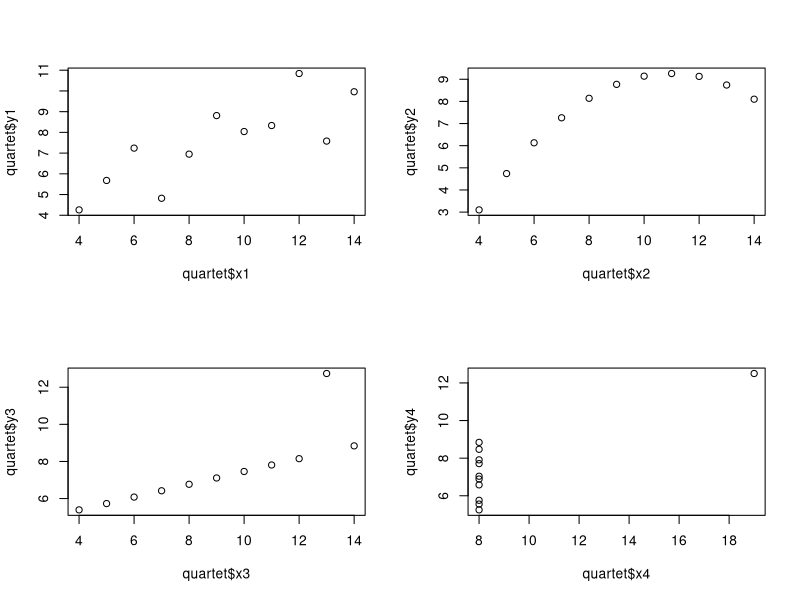
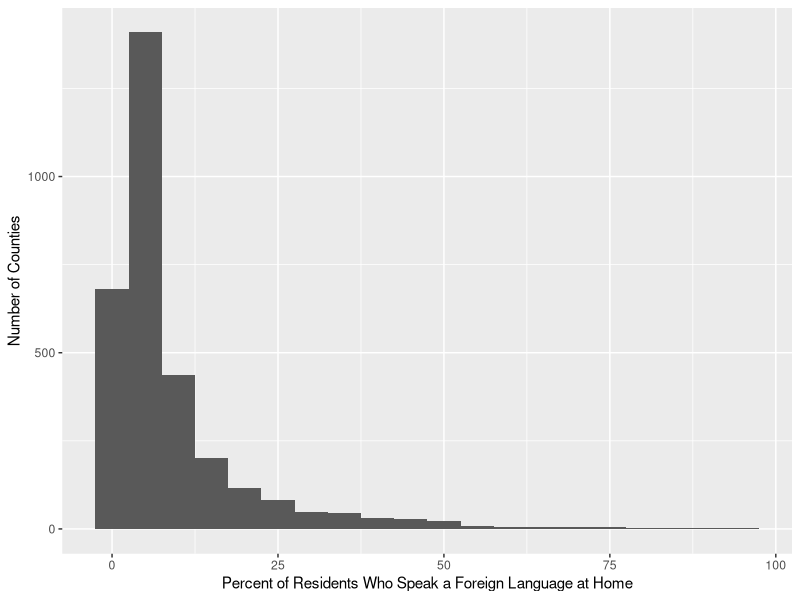
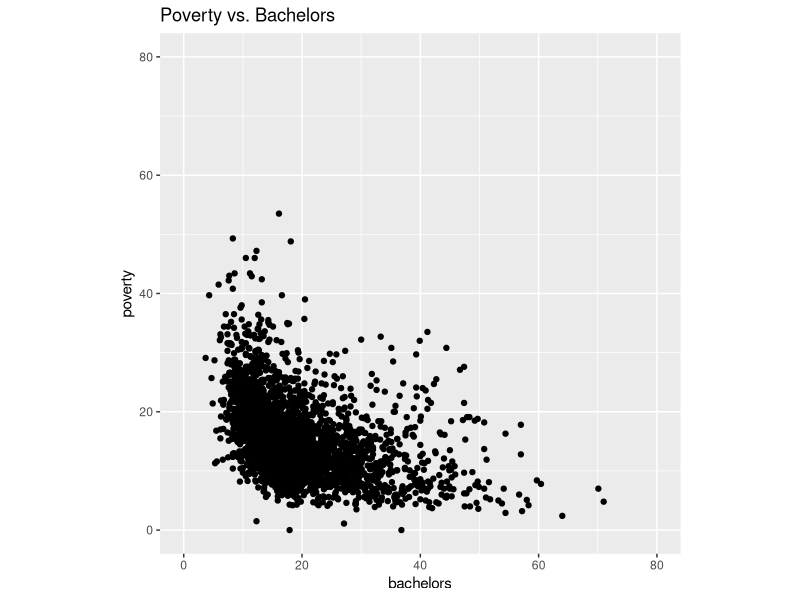
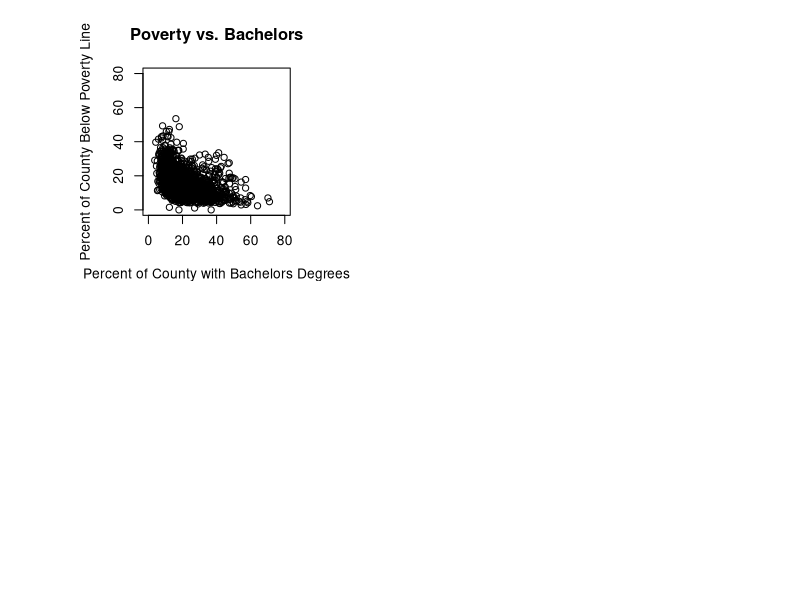

These figures' R source, in order:
## ---- chunk 1
knitr::opts_chunk$set(echo = TRUE)
## ---- chunk 2
library(tidyverse)
library(knitr)
library(kableExtra)
## ---- chunk 3
quartet <- read.csv("Data/Quartet.csv")
## ---- chunk 4
colNames <- c("X1", "X2", "X3", "X4", "Y1", "Y2", "Y3", "Y4")

quartetMean <- apply(quartet, 2, mean)
quartetMedian <- apply(quartet, 2, median)
quartetSD <- apply(quartet, 2, sd)

d <- tibble(colNames, quartetMean, quartetMedian, quartetSD)

kable(d) %>% kable_styling(bootstrap_options = c("striped", "hover"))
     
## ---- chunk 5
par(mfrow=c(2,2))

plot(quartet$x1, quartet$y1)
plot(quartet$x2, quartet$y2)
plot(quartet$x3, quartet$y3)
plot(quartet$x4, quartet$y4)
## ---- chunk 6
countyData <- read.csv("Data/CountyData.csv")
countyData <- as_tibble(countyData)
## ---- chunk 7
ggplot(data = countyData) + geom_histogram(mapping = aes(foreign_spoken_at_home), binwidth = 5) + labs(x = "Percent of Residents Who Speak a Foreign Language at Home", y = "Number of Counties")
## ---- chunk 8
median(countyData$fed_spending, na.rm = TRUE)
## ---- chunk 9
ggplot(data = countyData) + geom_point(mapping = aes(x = bachelors, y = poverty)) + xlim(0, 80) + ylim(0, 80) + coord_fixed() + ggtitle("Poverty vs. Bachelors")

par(pty = "s")

plot(countyData$bachelors, countyData$poverty, xlim = c(0, 80), ylim = c(0, 80), main = "Poverty vs. Bachelors", xlab = "Percent of County with Bachelors Degrees", ylab = "Percent of County Below Poverty Line")
